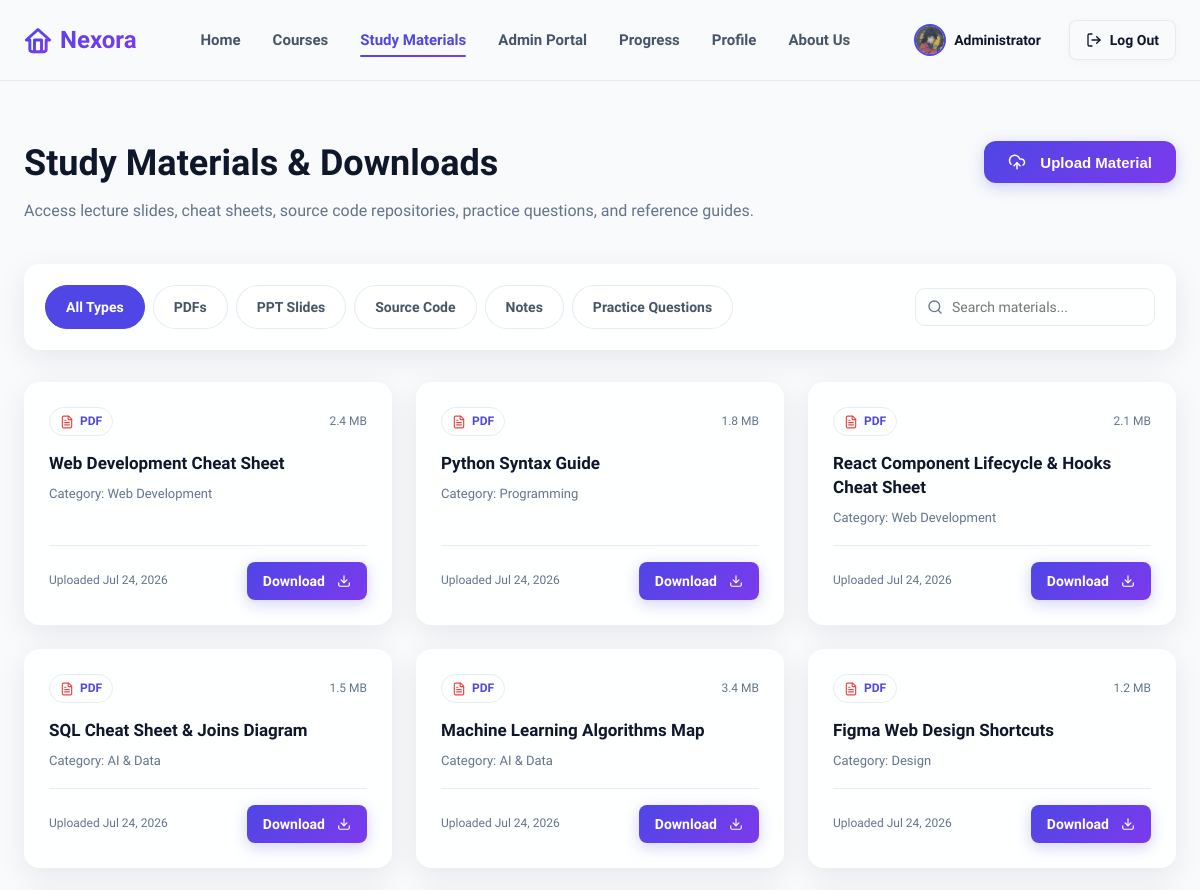
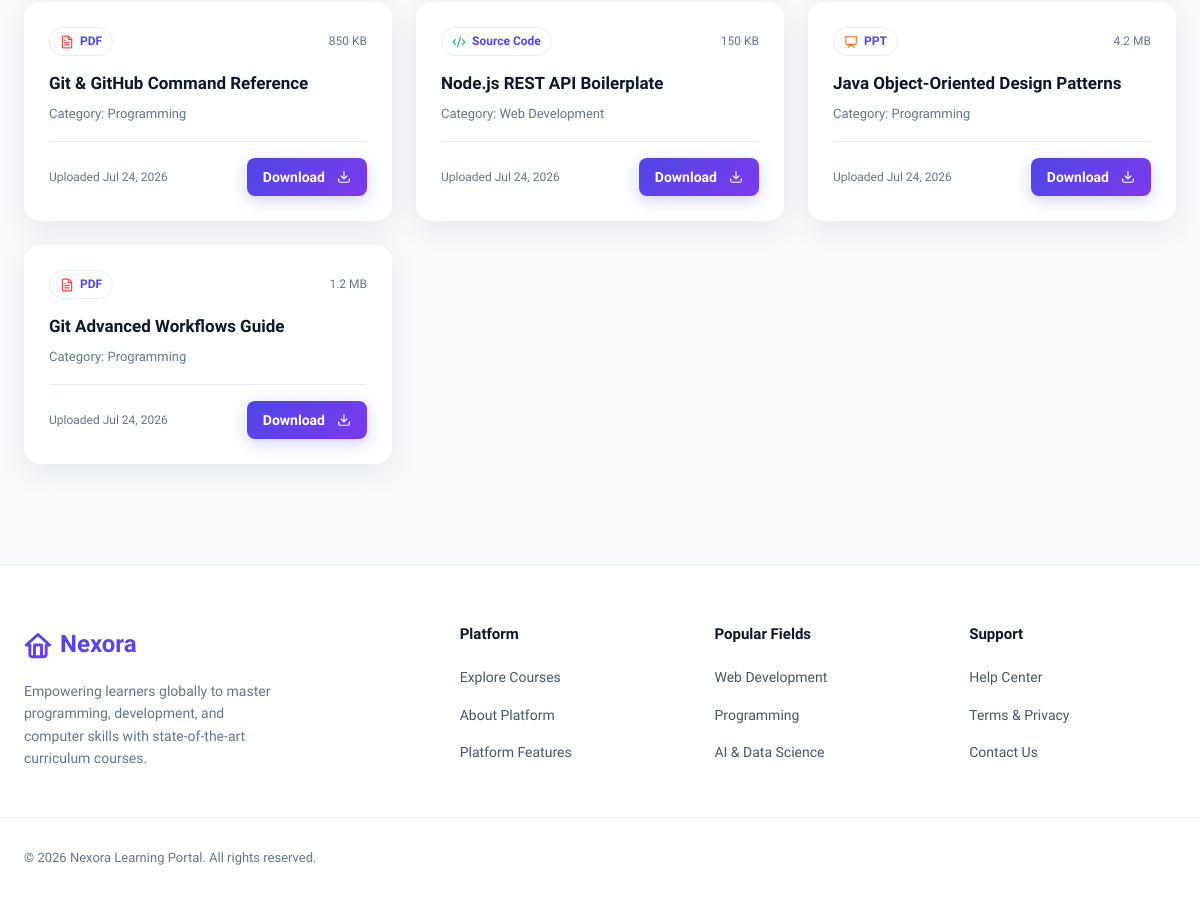
Page /materials (signed in) on the committed database (2 pictures, top to bottom).
### models.py (models this page shows, shortened)
class BaseModel(db.Model):
    __abstract__ = True

class User(BaseModel):
    __tablename__ = 'users'
    id = db.Column(db.Integer, primary_key=True)
    name = db.Column(db.String(100), nullable=False)
    email = db.Column(db.String(120), unique=True, nullable=False, index=True)
    password_hash = db.Column(db.String(255), nullable=False)
    bio = db.Column(db.Text, nullable=True)
    phone = db.Column(db.String(20), nullable=True)
    headline = db.Column(db.String(100), nullable=True)
    avatar_url = db.Column(db.String(255), nullable=True)
    created_at = db.Column(db.DateTime, default=lambda: datetime.now(timezone.utc))
    enrollments = db.relationship('Enrollment', backref='user', lazy=True, cascade="all, delete-orphan")
    progress_records = db.relationship('Progress', backref='user', lazy=True, cascade="all, delete-orphan")

class StudyMaterial(BaseModel):
    __tablename__ = 'study_materials'
    id = db.Column(db.Integer, primary_key=True)
    title = db.Column(db.String(150), nullable=False)
    file_type = db.Column(db.String(20), nullable=False)  # 'PDF', 'PPT', 'Source Code', 'Notes', 'Practice Questions'
    file_size = db.Column(db.String(20), nullable=False)  # e.g. "2.4 MB"
    file_url = db.Column(db.String(255), nullable=False)
    upload_date = db.Column(db.DateTime, default=lambda: datetime.now(timezone.utc))
    category = db.Column(db.String(50), nullable=False, default='General')
    course_id = db.Column(db.Integer, db.ForeignKey('courses.id'), nullable=True)

### app.py (the view)
@app.route('/materials')
def materials():
    from models import StudyMaterial
    search_query = request.args.get('search', '').strip()
    file_type = request.args.get('file_type', 'All').strip()
    query = StudyMaterial.query
    if search_query:
        query = query.filter(StudyMaterial.title.like(f'%{search_query}%'))
    if file_type and file_type != 'All':
        query = query.filter_by(file_type=file_type)
    study_materials = query.all()
    return render_template(
        'materials.html',
        materials=study_materials,
        search_query=search_query,
        selected_type=file_type
    )

### app.py (called while the page is built)
@app.before_request
def load_logged_in_user():
    user_id = session.get('user_id')
    if user_id is None:
        g.user = None
    else:
        g.user = db.session.get(User, user_id)
        if g.user is None:
            session.clear()

### templates/materials.html (shortened to what this page needs)
{% extends "base.html" %}
{% block content %}
<section style="padding: 60px 0 100px 0;">
    <div class="container">
        <div style="display:flex; justify-content:space-between; align-items:flex-start; margin-bottom:40px; flex-wrap:wrap; gap:20px;" class="animate-fade-in">
            <div>
                <h1 style="font-size:36px; font-weight:800; margin-bottom:12px;">Study Materials & Downloads</h1>
                <p style="color:var(--color-text-muted);">Access lecture slides, cheat sheets, source code repositories, practice questions, and reference guides.</p>
            </div>
            {% if g.user and g.user.email == 'admin@nexora.com' %}
                <button class="btn btn-primary" onclick="document.getElementById('upload-modal').style.display='flex'">
                    <i data-lucide="upload-cloud" style="width:18px; height:18px; margin-right:6px;"></i> Upload Material
                </button>
            {% endif %}
        </div>
        <div class="glass-card" style="padding:20px; border-radius:16px; margin-bottom:32px; display:flex; flex-wrap:wrap; justify-content:space-between; align-items:center; gap:16px;">
            <div style="display:flex; gap:8px; flex-wrap:wrap;">
                <a href="{{ url_for('materials', file_type='All', search=search_query) }}" class="filter-tab {% if selected_type == 'All' %}active{% endif %}">All Types</a>
                <a href="{{ url_for('materials', file_type='PDF', search=search_query) }}" class="filter-tab {% if selected_type == 'PDF' %}active{% endif %}">PDFs</a>
                <a href="{{ url_for('materials', file_type='PPT', search=search_query) }}" class="filter-tab {% if selected_type == 'PPT' %}active{% endif %}">PPT Slides</a>
                <a href="{{ url_for('materials', file_type='Source Code', search=search_query) }}" class="filter-tab {% if selected_type == 'Source Code' %}active{% endif %}">Source Code</a>
                <a href="{{ url_for('materials', file_type='Notes', search=search_query) }}" class="filter-tab {% if selected_type == 'Notes' %}active{% endif %}">Notes</a>
                <a href="{{ url_for('materials', file_type='Practice Questions', search=search_query) }}" class="filter-tab {% if selected_type == 'Practice Questions' %}active{% endif %}">Practice Questions</a>
            </div>
            <form action="{{ url_for('materials') }}" method="GET" style="display:flex; gap:8px;">
                <div class="search-box" style="position:relative; width:240px;">
                    <i data-lucide="search" style="position:absolute; left:12px; top:50%; transform:translateY(-50%); width:16px; height:16px; color:var(--color-text-muted);"></i>
                    <input type="text" name="search" placeholder="Search materials..." value="{{ search_query }}" style="width:100%; padding-left:36px; padding-right:12px; height:38px; border-radius:10px; border:1px solid var(--color-border); background:var(--color-bg-alt); color:var(--color-text-main); font-size:14px;">
                </div>
            </form>
        </div>
        <div style="display:grid; grid-template-columns: repeat(auto-fill, minmax(320px, 1fr)); gap:24px;">
            {% if materials %}
                {% for item in materials %}
                    <div class="glass-card animate-fade-in" style="padding:24px; border-radius:16px; display:flex; flex-direction:column; justify-content:space-between; transition:transform 0.3s ease;">
                        <div>
                            <div style="display:flex; justify-content:space-between; align-items:center; margin-bottom:16px;">
                                <span style="background:var(--color-bg-alt); border:1px solid var(--color-border); padding:4px 10px; border-radius:20px; font-size:12px; font-weight:600; color:var(--color-primary); display:inline-flex; align-items:center; gap:6px;">
                                    {% if item.file_type == 'PDF' %}
                                        <i data-lucide="file-text" style="width:14px; height:14px; color:#ef4444;"></i>
                                    {% elif item.file_type == 'PPT' %}
                                        <i data-lucide="presentation" style="width:14px; height:14px; color:#f97316;"></i>
                                    {% elif item.file_type == 'Source Code' %}
                                        <i data-lucide="code-2" style="width:14px; height:14px; color:#10b981;"></i>
                                    {% elif item.file_type == 'Practice Questions' %}
                                        <i data-lucide="help-circle" style="width:14px; height:14px; color:#a855f7;"></i>
                                    {% else %}
                                        <i data-lucide="file" style="width:14px; height:14px; color:#3b82f6;"></i>
                                    {% endif %}
                                    {{ item.file_type }}
                                </span>
                                <span style="font-size:12px; color:var(--color-text-muted);">{{ item.file_size }}</span>
                            </div>
                            <h3 style="font-size:17px; font-weight:700; color:var(--color-text-title); margin-bottom:8px; line-height:1.4;">{{ item.title }}</h3>
                            <p style="font-size:13px; color:var(--color-text-muted); margin-bottom:16px;">Category: {{ item.category }}</p>
                        </div>
                        <div style="display:flex; justify-content:space-between; align-items:center; padding-top:16px; border-top:1px solid var(--color-border); font-size:12px; color:var(--color-text-muted);">
                            <span>Uploaded {{ item.upload_date.strftime('%b %d, %Y') if item.upload_date else 'Recently' }}</span>
                            <a href="{{ url_for('download_material', material_id=item.id) }}" class="btn btn-primary btn-sm" style="border-radius:8px;">
                                Download <i data-lucide="download" style="width:14px; height:14px; margin-left:4px;"></i>
                            </a>
                        </div>
                    </div>
                {% endfor %}
            {% endif %}
        </div>
    </div>
</section>
{% endblock %}

### templates/base.html (shortened to what this page needs)
<!DOCTYPE html>
<html lang="en">
<head>
    <link rel="stylesheet" href="{{ url_for('static', filename='css/style.css') }}">
</head>
<body>
    <header class="app-header">
        <div class="container navbar">
            <a href="{{ url_for('home') }}" class="logo" id="brand-logo">
                <svg xmlns="http://www.w3.org/2000/svg" width="28" height="28" viewBox="0 0 24 24" fill="none" stroke="currentColor" stroke-width="2.5" stroke-linecap="round" stroke-linejoin="round"><path d="m12 3-10 9h3v8a2 2 0 0 0 2 2h10a2 2 0 0 0 2-2v-8h3L12 3z"/><path d="M9 22V12h6v10"/></svg>
                Nexora
            </a>
            <nav>
                <ul class="nav-links">
                    <li><a href="{{ url_for('home') }}" class="nav-link {% if request.path == '/' %}active{% endif %}">Home</a></li>
                    <li><a href="{{ url_for('courses') }}" class="nav-link {% if request.path.startswith('/courses') or request.path.startswith('/course') %}active{% endif %}">Courses</a></li>
                    <li><a href="{{ url_for('materials') }}" class="nav-link {% if request.path.startswith('/materials') %}active{% endif %}">Study Materials</a></li>
                    {% if g.user %}
                        {% if g.user.email == 'admin@nexora.com' %}
                            <li><a href="{{ url_for('admin_dashboard') }}" class="nav-link {% if request.path.startswith('/admin') %}active{% endif %}">Admin Portal</a></li>
                        {% endif %}
                        <li><a href="{{ url_for('dashboard') }}" class="nav-link {% if request.path.startswith('/dashboard') %}active{% endif %}">Progress</a></li>
                        <li><a href="{{ url_for('profile') }}" class="nav-link {% if request.path.startswith('/profile') %}active{% endif %}">Profile</a></li>
                    {% endif %}
                    <li><a href="{{ url_for('about') }}" class="nav-link {% if request.path == '/about' %}active{% endif %}">About Us</a></li>
                </ul>
            </nav>
            <div class="nav-actions">
                {% if g.user %}
                    <a href="{{ url_for('profile') }}" class="user-pill" style="display:inline-flex; align-items:center; gap:8px; text-decoration:none; color:var(--color-text-title); font-weight:600; font-size:14px; margin-right:12px;">
                        <img src="{{ g.user.avatar_url or 'https://ui-avatars.com/api/?name=' + g.user.name + '&background=4f46e5&color=fff' }}" alt="{{ g.user.name }}" style="width:32px; height:32px; border-radius:50%; object-fit:cover; border:2px solid var(--color-primary);">
                        <span>{{ g.user.name.split(' ')[0] }}</span>
                    </a>
                    <a href="{{ url_for('logout') }}" class="btn btn-secondary btn-sm" id="nav-logout-btn"><i data-lucide="log-out" style="width:16px; height:16px;"></i> Log Out</a>
                {% else %}
                    <a href="{{ url_for('login') }}" class="btn btn-text btn-sm" id="nav-signin-btn">Sign In</a>
                    <a href="{{ url_for('register') }}" class="btn btn-primary btn-sm" id="nav-signup-btn">Sign Up</a>
                {% endif %}
            </div>
        </div>
    </header>
    <main style="flex-grow:1;">
        {% block content %}{% endblock %}
    </main>
    <footer class="app-footer">
        <div class="container footer-grid">
            <div class="footer-brand">
                <a href="{{ url_for('home') }}" class="logo">
                    <svg xmlns="http://www.w3.org/2000/svg" width="28" height="28" viewBox="0 0 24 24" fill="none" stroke="currentColor" stroke-width="2.5" stroke-linecap="round" stroke-linejoin="round"><path d="m12 3-10 9h3v8a2 2 0 0 0 2 2h10a2 2 0 0 0 2-2v-8h3L12 3z"/><path d="M9 22V12h6v10"/></svg>
                    Nexora
                </a>
                <p>Empowering learners globally to master programming, development, and computer skills with state-of-the-art curriculum courses.</p>
            </div>
            <div class="footer-links-col">
                <h4>Platform</h4>
                <ul>
                    <li><a href="{{ url_for('courses') }}">Explore Courses</a></li>
                    <li><a href="{{ url_for('about') }}">About Platform</a></li>
                    <li><a href="{{ url_for('home') }}#features">Platform Features</a></li>
                </ul>
            </div>
            <div class="footer-links-col">
                <h4>Popular Fields</h4>
                <ul>
                    <li><a href="{{ url_for('courses', category='Web Development') }}">Web Development</a></li>
                    <li><a href="{{ url_for('courses', category='Programming') }}">Programming</a></li>
                    <li><a href="{{ url_for('courses', category='AI & Data') }}">AI & Data Science</a></li>
                </ul>
            </div>
            <div class="footer-links-col">
                <h4>Support</h4>
                <ul>
                    <li><a href="#">Help Center</a></li>
                    <li><a href="#">Terms & Privacy</a></li>
                    <li><a href="#">Contact Us</a></li>
                </ul>
            </div>
        </div>
        <div class="container footer-bottom">
            <p>&copy; 2026 Nexora Learning Portal. All rights reserved.</p>
        </div>
    </footer>
</body>
</html>

### rows in the picture
User: user (picture), user.name "Administrator"
StudyMaterial: file_type "PDF", file_size "2.4 MB", title "Web Development Cheat Sheet", category "Web Development", upload_date "Jul 24, 2026"
StudyMaterial: file_type "PDF", file_size "1.8 MB", title "Python Syntax Guide", category "Programming", upload_date "Jul 24, 2026"
StudyMaterial: file_type "PDF", file_size "2.1 MB", title "React Component Lifecycle & Hooks Cheat Sheet", category "Web Development", upload_date "Jul 24, 2026"
StudyMaterial: file_type "PDF", file_size "1.5 MB", title "SQL Cheat Sheet & Joins Diagram", category "AI & Data", upload_date "Jul 24, 2026"
StudyMaterial: file_type "PDF", file_size "3.4 MB", title "Machine Learning Algorithms Map", category "AI & Data", upload_date "Jul 24, 2026"
StudyMaterial: file_type "PDF", file_size "1.2 MB", title "Figma Web Design Shortcuts", category "Design", upload_date "Jul 24, 2026"
StudyMaterial: file_type "PDF", file_size "850 KB", title "Git & GitHub Command Reference", category "Programming", upload_date "Jul 24, 2026"
StudyMaterial: file_type "Source Code", file_size "150 KB", title "Node.js REST API Boilerplate", category "Web Development", upload_date "Jul 24, 2026"
StudyMaterial: file_type "PPT", file_size "4.2 MB", title "Java Object-Oriented Design Patterns", category "Programming", upload_date "Jul 24, 2026"
StudyMaterial: file_type "PDF", file_size "1.2 MB", title "Git Advanced Workflows Guide", category "Programming", upload_date "Jul 24, 2026"
